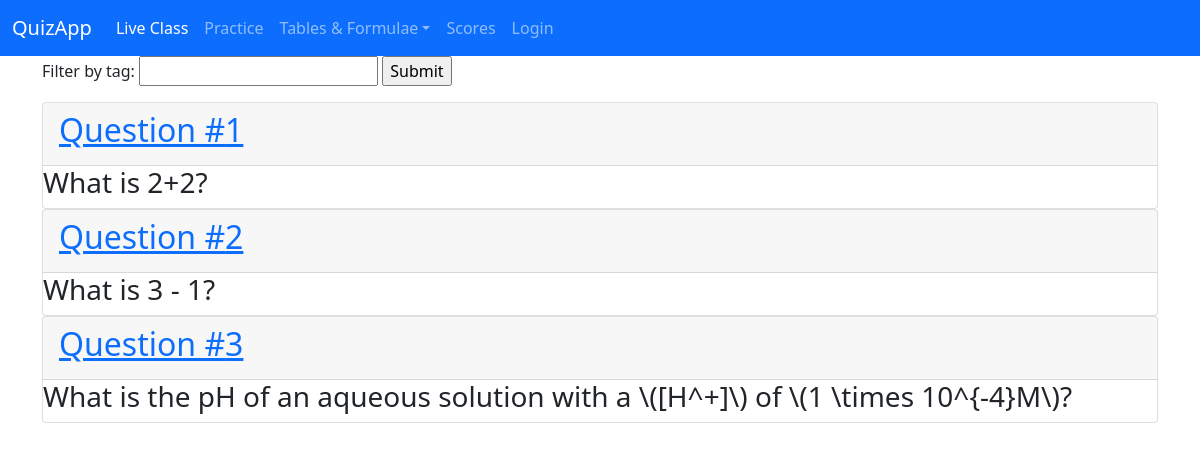
The page /quiz on the database as committed earlier.
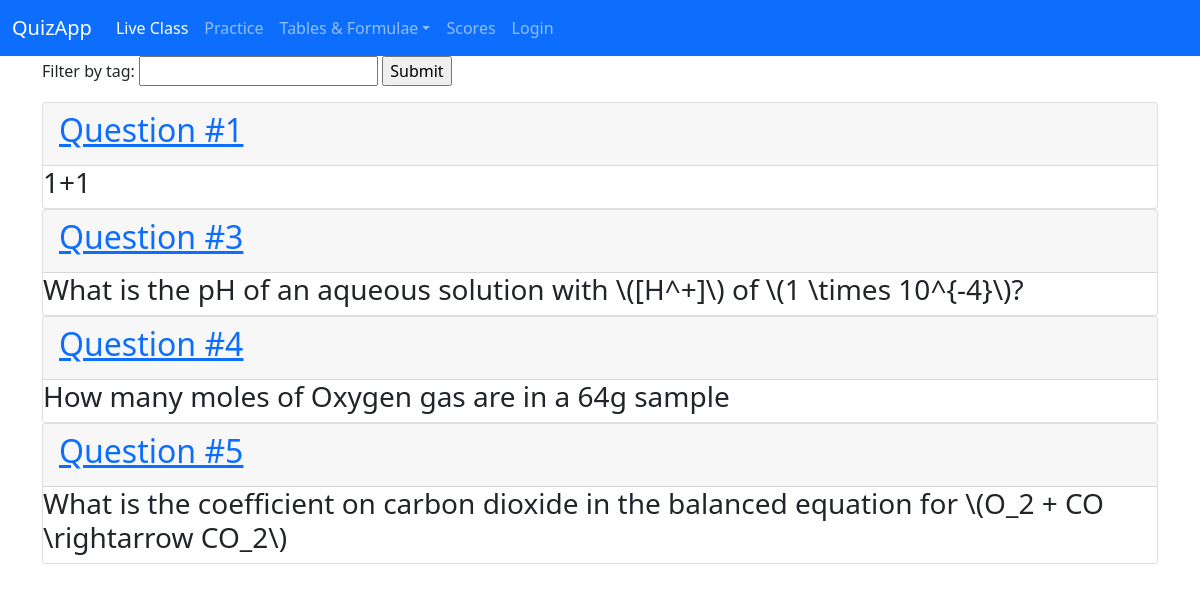
The same page on the database as committed later.
### quizapp/models.py (models this page shows, shortened)
class Quizquestion(db.Model):
    id = db.Column(db.Integer, primary_key=True)
    question = db.Column(db.Text, unique=True, nullable=False)
    answer = db.Column(db.String, nullable=False)
    chapter = db.Column(db.Integer, nullable=False)
    tags = db.relationship('Tag', secondary='tags',
        backref=db.backref('questions', lazy=True))

### quizapp/routes.py (the view, shortened to what this page needs)
@app.route('/quiz')
def quiz():
    cards = Quizquestion.query.all()
    search_tags = request.args.get('tag')
    return render_template('quiz.html', cards=cards, title='Quiz')

### quizapp/templates/quiz.html
{% extends "base.html" %}
{% block page_content %}
    <form method="GET">
        <label for="tag">Filter by tag:</label>
        <input type="text" id="tag" name="tag">
        <input type="submit" value="Submit">
    </form>
	{% for card in cards %}
		<div class="card">
        <a class="card-header" href='/question/{{ card.id }}'><h2>Question #{{ card.id }}</h2></a>
    	<h3>{{ card.question }}</h3>
	    </div>
	{% endfor %}
{% endblock page_content %}

### quizapp/templates/base.html (shortened to what this page needs)
<html>
<head>
{% block head %}
<link href="https://cdn.jsdelivr.net/npm/bootstrap@5.0.1/dist/css/bootstrap.min.css" rel="stylesheet">
<link rel="stylesheet" type="text/css" href="{{ url_for('static', filename='main.css') }}">
{% endblock head %}
</head>
<body>
{% block navbar %}
<nav class="navbar navbar-expand-lg navbar-dark bg-primary">
  <div class="container-fluid">
    <a class="navbar-brand" href="{{ url_for('index') }}">QuizApp</a>
    <div class="collapse navbar-collapse" id="navbarNavAltMarkup">
      <div class="navbar-nav">
        <a class="nav-link active" aria-current="page" href="{{ url_for('live') }}">Live Class</a>
        <a class="nav-link" href="{{ url_for('quiz') }}">
        {% if current_user.email == 'admin@admin.com' %}Question Bank
        {% else %}Practice
        {% endif %}</a>
        <li class="nav-item dropdown">
        <a class="nav-link dropdown-toggle" href="#" id="navbarDropdownMenuLink" role="button" data-bs-toggle="dropdown">Tables & Formulae</a>
        </li>
        {% if current_user.email == 'admin@admin.com' %}
            <a class="nav-link" href="{{ url_for('create_question') }}">Create Question</a>
            <a class="nav-link" href="#">Student Scores</a>
        {% else %}
            <a class="nav-link" href="#">Scores</a>
        {% endif %}
        {% if current_user.is_authenticated %}
            <a class="nav-link" href="{{ url_for('logout') }}">Logout</a>
        {% else %}
            <a class="nav-link" href="{{ url_for('login') }}">Login</a>
        {% endif %}
      </div>
    </div>
  </div>
</nav>
{% endblock %}
{% block content %}
<div class="container">
    {% block page_content %}{% endblock page_content %}
{% endblock content %}
</body>
</html>

Rows that differ between the two databases and show on the page:
removed Quizquestion: id "2", question "What is 3 - 1?"
changed Quizquestion id 1: question "What is 2+2?" → "1+1"
changed Quizquestion id 3: question "What is the pH of an aqueous solution with a \\([H^+]\\) of \\(1 \\times 10^{-4}M\\)?" → "What is the pH of an aqueous solution with \\([H^+]\\) of \\(1 \\times 10^{-4}\\)?"
added Quizquestion: id "4", question "How many moles of Oxygen gas are in a 64g sample"
added Quizquestion: id "5", question "What is the coefficient on carbon dioxide in the balanced equation for \\(O_2 + CO \\rightarrow CO_2\\)"
